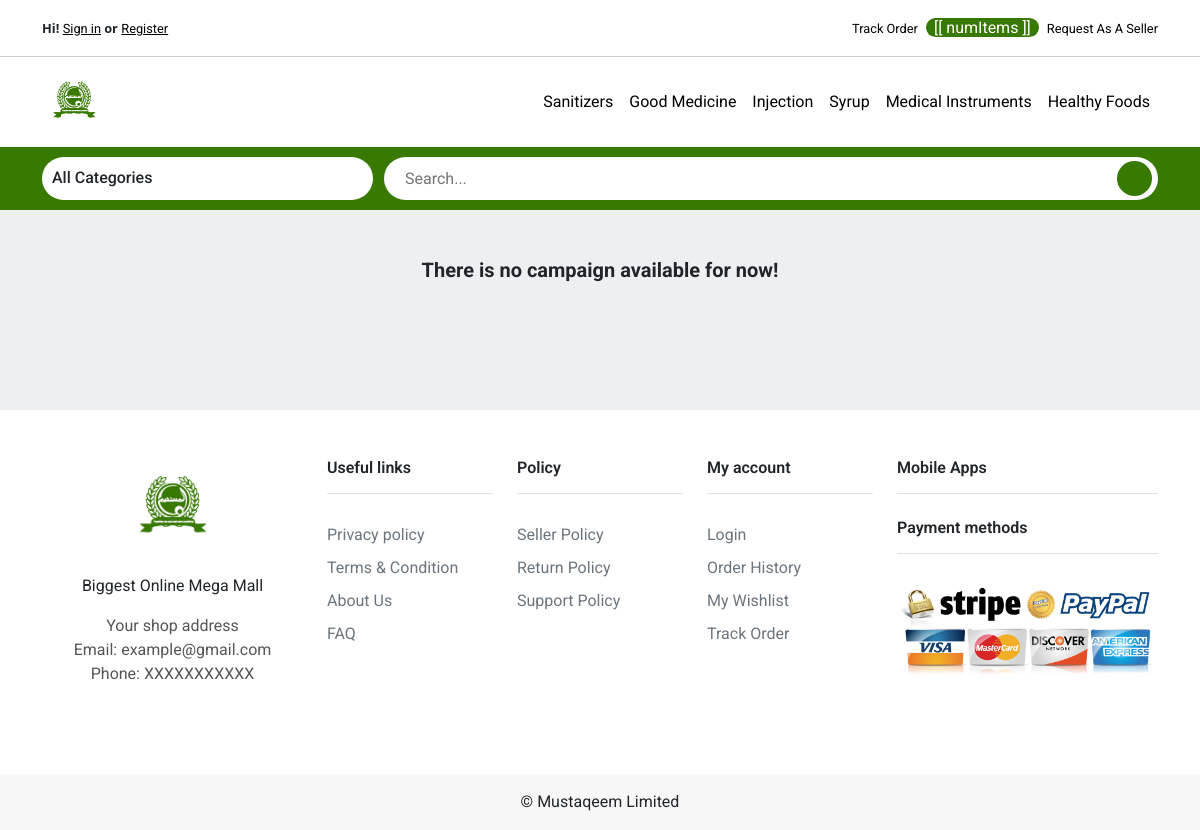
Page /campaigns/ on the committed database.
### store/models.py (models this page shows, shortened)
class Category(models.Model):
    parent = models.ForeignKey('self', related_name="children", on_delete=models.CASCADE, null=True, blank=True)
    title = models.CharField(max_length=120, unique=True)
    img = models.ImageField(upload_to="images/")

### store/views.py (the view)
# urls.py: path("campaigns/", campaignView, name="campaigns"),
def campaignView(request):
    categories = Category.objects.all().order_by("-id")
    main_navbarCat = Category.objects.all().order_by("-id")[:6]
    subcategories = SubCategory.objects.all()
    campaigns = Campaign.objects.all()
    products = Product.objects.all().order_by("-id")
    context = {
        "campaigns": campaigns,
        "products": products,
        "main_navbarCat": main_navbarCat,
        "categories": categories,
        "subcategories": subcategories,
    }
    return render(request, "store/campaigns.html", context)

### Cart/cart.py (called while the page is built)
    def get_total_length(self):
            return sum(int(item['quantity']) for item in self.cart.values())

### Cart/context_processor.py (called while the page is built)
def cart(request):
    return {'cart': Cart(request)}

### store/templates/store/campaigns.html
{% extends "store/base.html" %}
{% load mathfilters %}
{% load static %}
{% block content %}
<link rel="stylesheet" href="{% static 'css/campaigns.css' %}">
<div class="campaigns__container container my-5">
    {% if campaigns %}
    <div class="campaigns">
        {% for campaign in campaigns %}
        <div class="campaign__title text-center my-5">
            <h3 class="text-capitalize fw-bold">{{ campaign.title }}</h3>
        </div>
        <div class="campaign__products">
            {% for product in products %}
            {% if product.campaign_offer.title == campaign.title %}
            <div class="card product__card">
                <div class="product__img">
                    <a href="{% url 'store:product-detail' product.slug %}">
                        <img src="{{ product.img.url }}" alt="">
                    </a>
                </div>
                <div class="product__info card-body mb-2">
                    {% if product.description %}
                        <a class="text-dark" href="{% url 'store:product-detail' product.slug %}">
                            <p class="product__description text-muted">{{ product.description }}</p>
                        </a>
                    {% endif %}
                    <a class="text-dark" href="{% url 'store:product-detail' product.slug %}">
                        <h5 class="product__title">{{ product.title }}</h5>
                    </a>
                    {% if product.sale_price %}
                    <h5><span class="badge bg-danger discount__badge">{{ product.sale_price|div:product.market_price|mul:100|sub:100|abs|slugify|slice:":2" }}% OFF</span></h5>
                    {% endif %}
                </div>
                <div class="product__bottom card-footer">
                    {% if product.sale_price %}
                    <p><span class="cross__price">{{ product.market_price }}৳</span> <span>{{ product.sale_price}}৳</span></p>
                    {% else %}
                    <p>{{ product.market_price }}৳</p>
                    {% endif %}
                    <a href="{% url 'store:product-detail' product.slug %}">
                        <button class="btn__styled">View Details</button>
                    </a>
                </div>
            </div>
            {% endif %}
            {% endfor %}
        </div>
        <div class="text-center my-5">
            <a href="#">
                <button class="view__allProduct">View All Products</button>
            </a>
        </div>
        {% endfor %}
    </div>
    {% else %}
    <div class="text-center">
        <h5 class="fw-bold no-campaign">There is no campaign available for now!</h5>
    </div>
    {% endif %}
</div>
{% endblock %}

### store/templates/store/navbar.html (shortened to what this page needs)
{% load static %}
<link rel="stylesheet" href="{% static 'css/navbar.css' %}" />
<link rel="stylesheet" type="text/css" href="//cdn.jsdelivr.net/npm/slick-carousel@1.8.1/slick/slick.css" />
<link rel="stylesheet" type="text/css" href="//cdn.jsdelivr.net/npm/slick-carousel@1.8.1/slick/slick-theme.css" />
<div class="top__bar bg-white">
    <nav class="navbar navbar-expand-lg navbar-light container">
        <ul class="navbar-nav mb-2 mb-lg-0">
            {% if not request.user.is_authenticated %}
            <li class="nav-item login__header top__header">
                <span class="fw-bold text-dark">Hi!</span> <a href="{% url 'store:user_login' %}"><small>Sign in</small></a>
            </li>
            <li class="nav-item top__header login__header">
                <span class="fw-bold text-dark">or</span> <a href="{% url 'store:user_registration' %}"><small>Register</small></a>
            </li>
            {% else %}
            <li class="nav-item top__header logout__header">
                <a href="{% url 'store:logout' %}"><small class="btn btn-link">Logout</small></a>
            </li>
            {% endif %}
        </ul>
        <ul class="navbar-nav ms-auto mb-2 mb-lg-0 d-flex align-items-center">
            <li class="nav-item top__header">
                <a class="nav-link" href="{% url 'store:dashboard' %}"><small>Track Order</small></a>
            </li>
            <li class="nav-item cart__header me-2">
                <a href="{% url 'cart_details' %}">
                    <div id="navbarApp">
                        <span class="cart__counter">[[ numItems ]]</span>
                    </div>
                </a>
            </li>
            <li class="nav-item top__header">
                <a href="#"><small>Request As A Seller</small></a>
            </li>
        </ul>
    </nav>
</div>
<div class="main__navbar">
    <nav class="navbar navbar-expand-lg navbar-light bg-white">
        <div class="container">
            <a class="navbar-brand" href="{% url 'store:home' %}">
                <div class="logo">
                    <img src="{% static 'logo_img/logo.png' %}" alt="" />
                </div>
            </a>
            <div class="collapse navbar-collapse" id="navbarSupportedContent">
                <ul class="navbar-nav ms-auto mb-2 mb-lg-0 main__navbarList">
                    {% if main_navbarCat %}
                        {% for category in main_navbarCat %}
                            <li class="nav-item cat__list">
                                <a class="nav-link" href="#">
                                    {{ category.title }}
                                </a>
                            </li>
                        {% endfor %}
                    {% endif %}
                </ul>
            </div>
        </div>
    </nav>
</div>
<div class="home__content">
    <div class="container">
        <div class="home__categoriesSearchBar">
            <div class="all__departments">
                <div class="all__departmentsHeader">
                    <h6>All Categories</h6>
                </div>
            </div>
            <form action="{% url 'store:search' %}" class="home__searchBar" method="GET">
                <input type="text" value="{{ request.GET.query }}" name="query" id="search-input" placeholder="Search..." />
                <button>
                </button>
            </form>
        </div>
    </div>
</div>

### static/css/base.css (style rules this page uses)
* { text-decoration: none !important; list-style: none !important; box-sizing: border-box !important; }
:root { --white-primary: #fff; --primary-color: #387901; --primary-dark: #34630a; --black-primary: #000; --dark-primary: #212529; --blue-primary: #0D6EFD; --gray-primary: #ccc; --muted-primary: #6C757D; --muted-gray: #F7F7F7; --dark-gray: #5a5a5a; --dark-gray2: #818a91; --bg-color: #EDEFF3; --cat-bg: #FFDCC3; --roboto: "Roboto", sans-serif; }
body { background-color: var(--bg-color); }

### static/css/navbar.css (style rules this page uses)
.top__bar { border-bottom: 1px solid var(--gray-primary); }
.main__navbar { background-color: var(--white-primary); position: sticky; top: 0; left: 0; z-index: 998; }
.main__navbarList { position: relative; }
.logo { width: 4rem; height: 4rem; }
.logo img { width: 100%; height: 100%; border-radius: 50%; object-fit: cover; }
.nav-item a { color: var(--black-primary) !important; font-family: var(--roboto); font-size: 1rem !important; transition: color 0.3s; }
.top__header, .top__header a small { font-size: 0.8rem; color: var(--primary-color); }
.top__header a small:last-child { color: var(--black-primary); transition: color 0.3s; }
.cart__header { display: flex; align-items: center; }
.cart__header .cart__counter { background-color: var(--primary-color); color: var(--white-primary); border-radius: 9999px; padding: 0 8px; }
.login__header { margin-right: 0.2rem; }
.login__header a small { text-decoration: underline !important; }
.home__content { padding: 10px 0; background-color: var(--primary-color); }
.home__categoriesSearchBar { display: flex; justify-content: space-between; align-items: center; }
.all__departments { position: relative; display: flex; align-items: center; height: 43px; flex: 0.3; background-color: var(--white-primary); border-radius: 9999px; margin-right: 0.7rem; }
.all__departmentsHeader { width: 100%; display: flex; justify-content: space-between; align-items: center; }
.all__departmentsHeader h6 { margin-top: 6px; padding-left: 10px; font-family: var(--roboto); }
.home__searchBar { display: flex; align-items: center; flex: 0.7; border: 1px solid transparent; height: 43px; border-radius: 40px; background-color: var(--white-primary); }
.home__searchBar input { flex: 1; border: none; padding: 0 10px; outline: none; margin-left: 10px; font-family: var(--roboto); }
.home__searchBar input::placeholder { font-family: var(--roboto); }
.home__searchBar button { width: 35px!important; height: 35px!important; border: 1px solid transparent; border-radius: 50%; margin-right: 5px; color: var(--white-primary); display: flex; justify-content: center; align-items: center; font-size: 1.2rem; background-color: var(--primary-color); cursor: pointer; }

### static/css/campaigns.css (style rules this page uses)
.no-campaign { font-family: var(--roboto); }

### rows in the picture
Category: title "Sanitizers"
Category: title "Good Medicine"
Category: title "Injection"
Category: title "Syrup"
Category: title "Medical Instruments"
Category: title "Healthy Foods"
